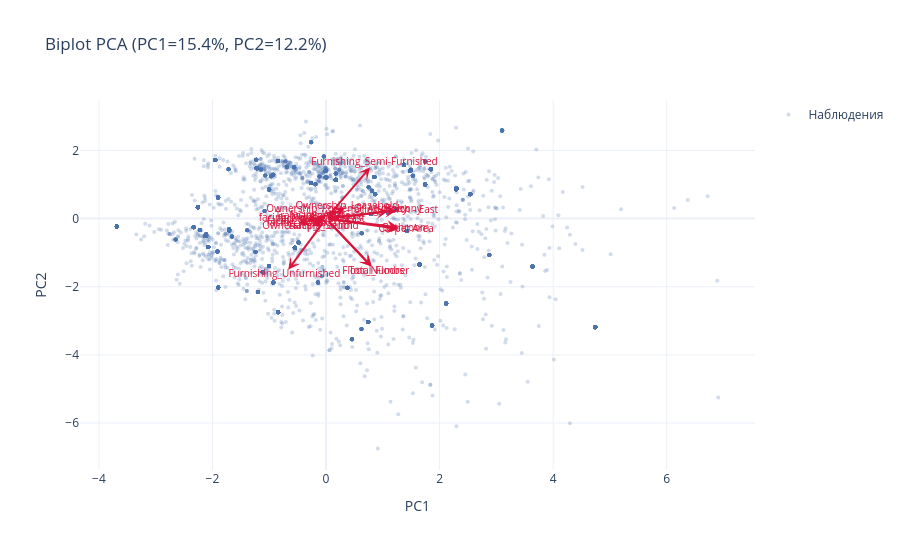

Notebook code for this chart:
### Code cell
# ─── Biplot PCA ───────────────────────────────────────────────────────────────
import plotly.graph_objects as go

sample_idx = np.random.choice(len(X_pca_2), min(5000, len(X_pca_2)), replace=False)
sample_pca = X_pca_2[sample_idx]

fig_pca = go.Figure()
fig_pca.add_trace(go.Scatter(
    x=sample_pca[:, 0], y=sample_pca[:, 1],
    mode='markers',
    marker=dict(size=4, opacity=0.25, color='#4C72B0'),
    name='Наблюдения'
))

scale = 3
for feature, (l1, l2) in loadings.iterrows():
    fig_pca.add_annotation(
        ax=0, ay=0, x=l1*scale, y=l2*scale,
        axref='x', ayref='y', xref='x', yref='y',
        arrowhead=3, arrowwidth=2, arrowcolor='crimson'
    )
    fig_pca.add_trace(go.Scatter(
        x=[l1*scale*1.1], y=[l2*scale*1.1],
        mode='text', text=[feature],
        textfont=dict(size=10, color='crimson'),
        showlegend=False
    ))

fig_pca.update_layout(
    title=f'Biplot PCA (PC1={pca_2.explained_variance_ratio_[0]*100:.1f}%, PC2={pca_2.explained_variance_ratio_[1]*100:.1f}%)',
    xaxis_title='PC1', yaxis_title='PC2',
    template='plotly_white', height=550
)

fig_pca.show()

### Figure 1 — Plotly figure (JSON) as saved in the notebook; plotly's stock layout.template omitted (floating-point values rounded to 4 significant figures; data arrays with more than 128 entries replaced by an {"elided": "..."} marker saying what was removed)
{"data": [{"marker": {"color": "#4C72B0", "opacity": 0.25, "size": 4}, "mode": "markers", "name": "Наблюдения", "type": "scatter", "x": {"elided": "5000 float values"}, "y": {"elided": "5000 float values"}}, {"mode": "text", "showlegend": false, "text": ["Carpet Area"], "textfont": {"color": "crimson", "size": 10}, "type": "scatter", "x": [1.411], "y": [-0.3326]}, {"mode": "text", "showlegend": false, "text": ["Bathroom"], "textfont": {"color": "crimson", "size": 10}, "type": "scatter", "x": [1.406], "y": [-0.2845]}, {"mode": "text", "showlegend": false, "text": ["Balcony"], "textfont": {"color": "crimson", "size": 10}, "type": "scatter", "x": [1.366], "y": [0.2656]}, {"mode": "text", "showlegend": false, "text": ["Floor_Number"], "textfont": {"color": "crimson", "size": 10}, "type": "scatter", "x": [0.8765], "y": [-1.544]}, {"mode": "text", "showlegend": false, "text": ["Total_Floors"], "textfont": {"color": "crimson", "size": 10}, "type": "scatter", "x": [0.89], "y": [-1.548]}, {"mode": "text", "showlegend": false, "text": ["Transaction_Resale"], "textfont": {"color": "crimson", "size": 10}, "type": "scatter", "x": [-0.1152], "y": [0.05181]}, {"mode": "text", "showlegend": false, "text": ["Furnishing_Semi-Furnished"], "textfont": {"color": "crimson", "size": 10}, "type": "scatter", "x": [0.8534], "y": [1.65]}, {"mode": "text", "showlegend": false, "text": ["Furnishing_Unfurnished"], "textfont": {"color": "crimson", "size": 10}, "type": "scatter", "x": [-0.7329], "y": [-1.649]}, {"mode": "text", "showlegend": false, "text": ["facing_North"], "textfont": {"color": "crimson", "size": 10}, "type": "scatter", "x": [-0.5247], "y": [-0.13]}, {"mode": "text", "showlegend": false, "text": ["facing_North - East"], "textfont": {"color": "crimson", "size": 10}, "type": "scatter", "x": [1.203], "y": [0.2343]}, {"mode": "text", "showlegend": false, "text": ["facing_North - West"], "textfont": {"color": "crimson", "size": 10}, "type": "scatter", "x": [-0.3848], "y": [-0.00363]}, {"mode": "text", "showlegend": false, "text": ["facing_South"], "textfont": {"color": "crimson", "size": 10}, "type": "scatter", "x": [-0.05841], "y": [-0.229]}, {"mode": "text", "showlegend": false, "text": ["facing_South - East"], "textfont": {"color": "crimson", "size": 10}, "type": "scatter", "x": [-0.08382], "y": [-0.03069]}, {"mode": "text", "showlegend": false, "text": ["facing_South -West"], "textfont": {"color": "crimson", "size": 10}, "type": "scatter", "x": [-0.2567], "y": [-0.08448]}, {"mode": "text", "showlegend": false, "text": ["facing_West"], "textfont": {"color": "crimson", "size": 10}, "type": "scatter", "x": [-0.1571], "y": [0.08745]}, {"mode": "text", "showlegend": false, "text": ["Ownership_Freehold"], "textfont": {"color": "crimson", "size": 10}, "type": "scatter", "x": [-0.2746], "y": [-0.2425]}, {"mode": "text", "showlegend": false, "text": ["Ownership_Leasehold"], "textfont": {"color": "crimson", "size": 10}, "type": "scatter", "x": [0.3673], "y": [0.3574]}, {"mode": "text", "showlegend": false, "text": ["Ownership_Power Of Attorney"], "textfont": {"color": "crimson", "size": 10}, "type": "scatter", "x": [0.1917], "y": [0.2765]}], "layout": {"annotations": [{"arrowcolor": "crimson", "arrowhead": 3, "arrowwidth": 2, "ax": 0, "axref": "x", "ay": 0, "ayref": "y", "x": 1.282, "xref": "x", "y": -0.3024, "yref": "y"}, {"arrowcolor": "crimson", "arrowhead": 3, "arrowwidth": 2, "ax": 0, "axref": "x", "ay": 0, "ayref": "y", "x": 1.279, "xref": "x", "y": -0.2586, "yref": "y"}, {"arrowcolor": "crimson", "arrowhead": 3, "arrowwidth": 2, "ax": 0, "axref": "x", "ay": 0, "ayref": "y", "x": 1.241, "xref": "x", "y": 0.2415, "yref": "y"}, {"arrowcolor": "crimson", "arrowhead": 3, "arrowwidth": 2, "ax": 0, "axref": "x", "ay": 0, "ayref": "y", "x": 0.7968, "xref": "x", "y": -1.403, "yref": "y"}, {"arrowcolor": "crimson", "arrowhead": 3, "arrowwidth": 2, "ax": 0, "axref": "x", "ay": 0, "ayref": "y", "x": 0.8091, "xref": "x", "y": -1.407, "yref": "y"}, {"arrowcolor": "crimson", "arrowhead": 3, "arrowwidth": 2, "ax": 0, "axref": "x", "ay": 0, "ayref": "y", "x": -0.1047, "xref": "x", "y": 0.0471, "yref": "y"}, {"arrowcolor": "crimson", "arrowhead": 3, "arrowwidth": 2, "ax": 0, "axref": "x", "ay": 0, "ayref": "y", "x": 0.7758, "xref": "x", "y": 1.5, "yref": "y"}, {"arrowcolor": "crimson", "arrowhead": 3, "arrowwidth": 2, "ax": 0, "axref": "x", "ay": 0, "ayref": "y", "x": -0.6663, "xref": "x", "y": -1.499, "yref": "y"}, {"arrowcolor": "crimson", "arrowhead": 3, "arrowwidth": 2, "ax": 0, "axref": "x", "ay": 0, "ayref": "y", "x": -0.477, "xref": "x", "y": -0.1182, "yref": "y"}, {"arrowcolor": "crimson", "arrowhead": 3, "arrowwidth": 2, "ax": 0, "axref": "x", "ay": 0, "ayref": "y", "x": 1.093, "xref": "x", "y": 0.213, "yref": "y"}, {"arrowcolor": "crimson", "arrowhead": 3, "arrowwidth": 2, "ax": 0, "axref": "x", "ay": 0, "ayref": "y", "x": -0.3498, "xref": "x", "y": -0.0033, "yref": "y"}, {"arrowcolor": "crimson", "arrowhead": 3, "arrowwidth": 2, "ax": 0, "axref": "x", "ay": 0, "ayref": "y", "x": -0.0531, "xref": "x", "y": -0.2082, "yref": "y"}, {"arrowcolor": "crimson", "arrowhead": 3, "arrowwidth": 2, "ax": 0, "axref": "x", "ay": 0, "ayref": "y", "x": -0.0762, "xref": "x", "y": -0.0279, "yref": "y"}, {"arrowcolor": "crimson", "arrowhead": 3, "arrowwidth": 2, "ax": 0, "axref": "x", "ay": 0, "ayref": "y", "x": -0.2334, "xref": "x", "y": -0.0768, "yref": "y"}, {"arrowcolor": "crimson", "arrowhead": 3, "arrowwidth": 2, "ax": 0, "axref": "x", "ay": 0, "ayref": "y", "x": -0.1428, "xref": "x", "y": 0.0795, "yref": "y"}, {"arrowcolor": "crimson", "arrowhead": 3, "arrowwidth": 2, "ax": 0, "axref": "x", "ay": 0, "ayref": "y", "x": -0.2496, "xref": "x", "y": -0.2205, "yref": "y"}, {"arrowcolor": "crimson", "arrowhead": 3, "arrowwidth": 2, "ax": 0, "axref": "x", "ay": 0, "ayref": "y", "x": 0.3339, "xref": "x", "y": 0.3249, "yref": "y"}, {"arrowcolor": "crimson", "arrowhead": 3, "arrowwidth": 2, "ax": 0, "axref": "x", "ay": 0, "ayref": "y", "x": 0.1743, "xref": "x", "y": 0.2514, "yref": "y"}], "height": 550, "title": {"text": "Biplot PCA (PC1=15.4%, PC2=12.2%)"}, "xaxis": {"title": {"text": "PC1"}}, "yaxis": {"title": {"text": "PC2"}}}}
